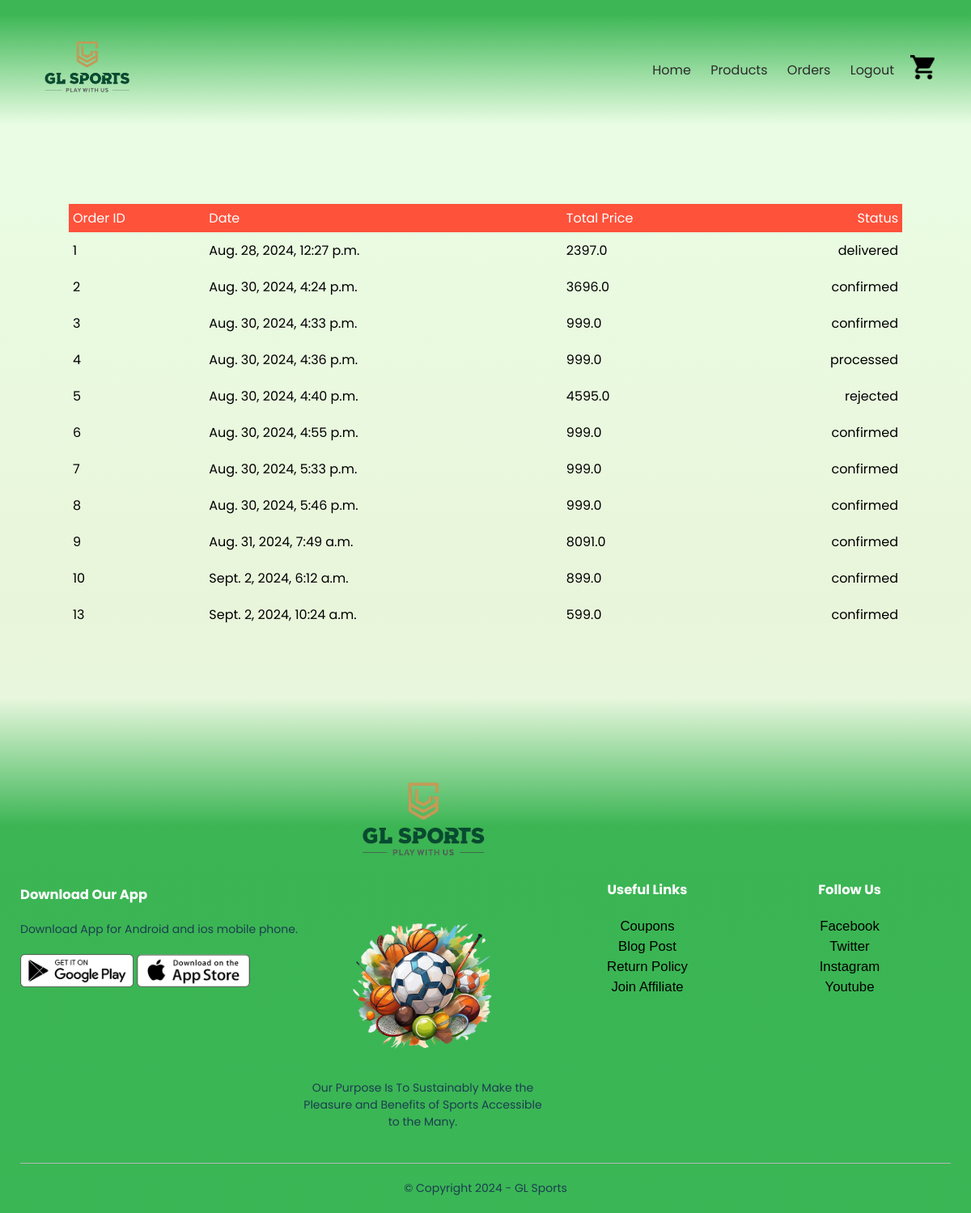
Before: /orders/orders (signed in) with the older database file.
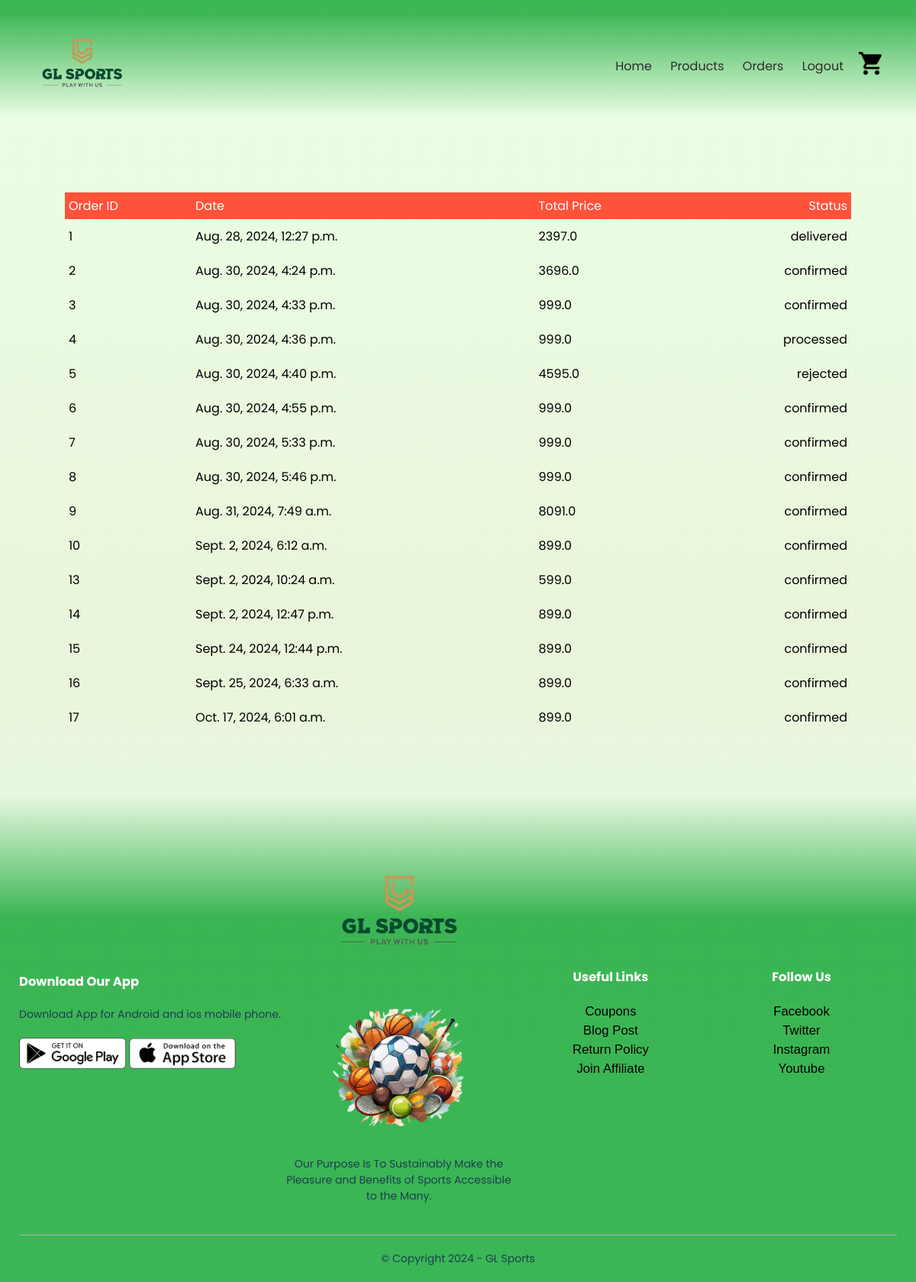
After: the same page with the newer database file.
### orders/models.py (models this page shows, shortened)
class Order(models.Model):
    LIVE=1
    DELETE=0
    DELETE_CHOICES=((LIVE,'Live'),(DELETE,'Delete'))
    CART_STAGE=0
    ORDER_CONFIRMED=1
    ORDER_PROCESSED=2
    ORDER_DELIVERED=3
    ORDER_REJECTED=4
    STATUS_CHOICE=((ORDER_PROCESSED,"ORDER_PROCESSED"),
                   (ORDER_DELIVERED,"ORDER_DELIVERED"),
                   (ORDER_REJECTED,"ORDER_REJECTED"),
                   (ORDER_CONFIRMED,"ORDER_CONFIRMED")
                   )
    order_status=models.IntegerField(choices=STATUS_CHOICE,default=CART_STAGE)
    total_price=models.FloatField(default=0)
    owner=models.ForeignKey(Customer,on_delete=models.SET_NULL,null=True, related_name='orders')
    delete_status=models.IntegerField(choices=DELETE_CHOICES,default=LIVE)
    created_at=models.DateTimeField(auto_now_add=True)
    updated_at=models.DateTimeField(auto_now=True)

### orders/views.py (the view)
# urls.py: path('orders',views.show_orders,name='orders'),
@login_required(login_url='account')
def show_orders(request):
    user=request.user
    customer=user.customer_profile
    all_orders=Order.objects.filter(owner=customer).exclude(order_status=Order.CART_STAGE)
    context={'orders':all_orders}
    return render(request,'orders.html',context)

### orders/templatetags/getstatus.py (called while the page is built)
@register.simple_tag(name='getstatus')
def getstatus(status):
    status=status-1
    status_array=['confirmed','processed','delivered','rejected']
    return  status_array[status]

### templates/orders.html
{% extends 'blank_layout.html' %}
{% block content %}
    {% if messages %}
        {% for message in messages %}
            <li class="{{ message.tags }}">{{ message }}</li>
        {% endfor %}
    {% else %}
        {% include 'order_container.html' %}
    {% endif %}
{% endblock content %}

### templates/blank_layout.html (shortened to what this page needs)
{% load static %}
<!DOCTYPE html>
<html lang="en">
<head>
    <link rel="stylesheet" href="{% static 'css/style.css' %}">
    <link rel="stylesheet" href="https://stackpath.bootstrapcdn.com/font-awesome/4.7.0/css/font-awesome.min.css">
</head>
<body>
    <div class="header">
        <div class="container">
            {% include 'menu.html' %}
        </div>
    </div>
    {% block content %}
    {% endblock content %}
    <div class="footer">
        <div class="container">
            <div class="row">
                <div class="footer-col-1">
                    <h3>Download Our App</h3>
                    <p>Download App for Android and ios mobile phone.</p>
                    <div class="app-logo">
                        <img src="{% static 'images/play-store.png' %}">
                        <img src="{% static 'images/app-store.png' %}">
                    </div>
                </div>
                <div class="footer-col-2">
                    <img src="{% static 'images/mainlogo.png' %}">
                    <img src="{% static 'images/acbanner.png' %}">
                    <p>Our Purpose Is To Sustainably Make the Pleasure and Benefits of Sports Accessible to the Many.
                    </p>
                </div>
                <div class="footer-col-3">
                    <h3>Useful Links</h3>
                    <ul>
                        <li>Coupons</li>
                        <li>Blog Post</li>
                        <li>Return Policy</li>
                        <li>Join Affiliate</li>
                    </ul>
                </div>
                <div class="footer-col-4">
                    <h3>Follow Us</h3>
                    <ul>
                        <li>Facebook</li>
                        <li>Twitter</li>
                        <li>Instagram</li>
                        <li>Youtube</li>
                    </ul>
                </div>
            </div>
            <hr>
            <p class="copyright">&copy; Copyright 2024 - GL Sports</p>
        </div>
    </div>
</body>
</html>

### templates/menu.html (shortened to what this page needs)
{% load static %}
<div class="navbar">
    <div class="logo">
        <a href="{% url 'home' %}"><img src="{% static 'images/mainlogo.png' %}" alt="logo" width="125px"></a>
    </div>
    <nav>
        <ul id="MenuItems">
            <li><a href="{% url 'home' %}">Home</a></li>
            <li><a href="{% url 'list_products' %}">Products</a></li>
            {% if not user.is_authenticated %}
            <li><a href="{% url 'account' %}">Signin/Login</a></li>
            {% else %}
            <li><a href="{% url 'orders' %}">Orders</a></li>
            <li><a href="{% url 'logout' %}">Logout</a></li>
            {% endif %}
        </ul>
    </nav>
    {% if user.is_authenticated %}
    <a href="{% url 'cart' %}"><img src="{% static 'images/cart2.png' %}" width="30px" height="30px"></a>
    {% endif %}
</div>

### templates/banner_layout.html (shortened to what this page needs)
{% load static %}

### templates/order_container.html
{% load static %}
{% load getstatus %}
<div class="small-container cart-page">
    {% if orders %}
    <table>
        <tbody><tr>
            <th>Order ID</th>
            <th>Date</th>
            <th>Total Price</th>
            <th>Status</th>
        </tr>
        {% for order in orders %}
        <tr>
           <td>{{ order.id }}</td>
           <td>{{ order.created_at }}</td>
           <td>{{ order.total_price }}</td>
           <td>{% getstatus order.order_status %}</td>
        </tr>
        {% endfor %}
    </tbody></table>
    {% else %}
    <p>No orders</p>
    {% endif %}
</div>

### static/css/style.css (style rules this page uses)
* { margin: 0; padding: 0; box-sizing: border-box; }
body { font-family: 'Poppins', sans-serif; background-image: linear-gradient(#eaffe6, #E9F5DB, #b0ffc763); }
.navbar { display: flex; align-items: center; padding: 20px; }
nav { flex: 1; text-align: right; }
nav ul { display: inline-block; list-style-type: none; }
nav ul li { display: inline-block; margin-right: 20px; }
a { text-decoration: none; color: #2c2c2c; }
p { color: #555; }
.container { max-width: 1300px; margin: auto; padding-left: 25px; padding-right: 25px; }
.row { display: flex; align-items: center; flex-wrap: wrap; justify-content: space-around; }
.header { background: linear-gradient(to top, rgba(237, 255, 228, 0) 10%, #009d22bd 90%) }
.small-container { max-width: 1080px; margin: auto; padding-left: 25px; padding-right: 25px; }
.footer { background: linear-gradient(to top, #009d22bd 75%, transparent); color: #000000; font-size: 14px; padding: 60px 0 20px; }
.footer li { font-family: inter_semi_bold, fallback-inter_semi_bold, Arial, sans-serif; font-size: larger; display: block; line-height: 25px; }
.footer p { color: #1C3E50;; }
.footer h3 { color: #fff; margin-bottom: 20px; }
.footer-col-1, .footer-col-2, .footer-col-3, .footer-col-4 { min-width: 250px; margin-bottom: 20px; }
.footer-col-1 { flex-basis: 30%; }
.footer-col-2 { flex: 1; text-align: center; }
.footer-col-2 img { width: 180px; margin-bottom: 20px; }
.footer-col-3, .footer-col-4 { flex-basis: 12%; text-align: center; }
ul { list-style-type: none; }
.app-logo { margin-top: 20px; }
.app-logo img { width: 140px; }
.footer hr { border: none; background: #b5b5b5; height: 1px; margin: 20px 0; }
.copyright { text-align: center; }
.cart-page { margin: 80px auto; }
table { width: 100%; border-collapse: collapse; }
th { text-align: left; padding: 5px; color: #fff; background: #ff523b; font-weight: normal; }
td { padding: 10px 5px; }
td:last-child { text-align: right; }
th:last-child { text-align: right; }

Changed rows visible on the page:
now on this page (row edited): Order: id "14", created_at "Sept. 2, 2024, 12:47 p.m.", total_price "899.0", order_status "confirmed"
added Order: id "15", created_at "Sept. 24, 2024, 12:44 p.m.", total_price "899.0", order_status "confirmed"
added Order: id "16", created_at "Sept. 25, 2024, 6:33 a.m.", total_price "899.0", order_status "confirmed"
added Order: id "17", created_at "Oct. 17, 2024, 6:01 a.m.", total_price "899.0", order_status "confirmed"
